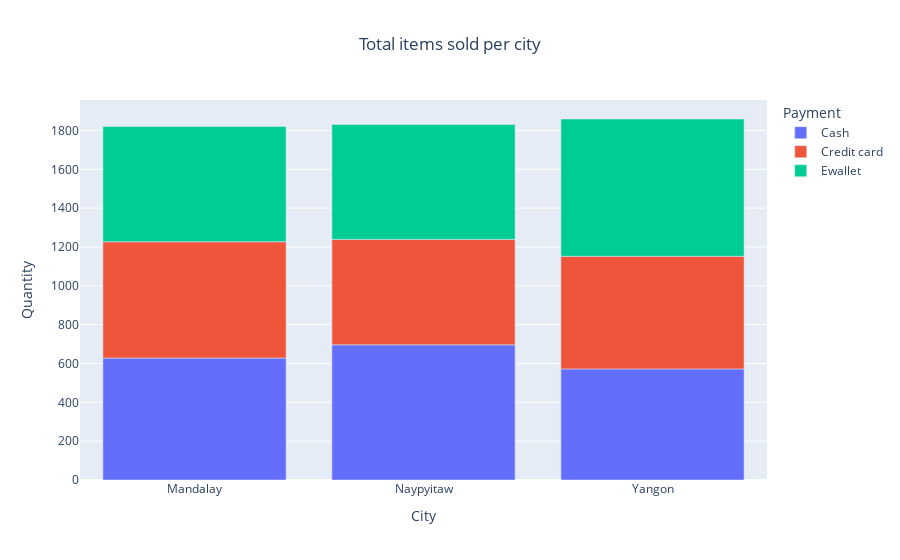

Notebook code cell kept with this figure:
### Code cell
fig = px.bar(total_items_sold_per_city, x='City', y= 'Quantity', color='Payment', title = 'Total items sold per city')
fig.update_layout(title_x=0.5)
fig.show()

### Figure 1 — Plotly figure (JSON) as saved in the notebook; plotly's stock layout.template omitted (floating-point values rounded to 4 significant figures)
{"data": [{"alignmentgroup": "True", "hovertemplate": "Payment=Cash<br>City=%{x}<br>Quantity=%{y}<extra></extra>", "legendgroup": "Cash", "marker": {"color": "#636efa", "pattern": {"shape": ""}}, "name": "Cash", "offsetgroup": "Cash", "orientation": "v", "showlegend": true, "textposition": "auto", "type": "bar", "x": ["Mandalay", "Naypyitaw", "Yangon"], "xaxis": "x", "y": [628, 696, 572], "yaxis": "y"}, {"alignmentgroup": "True", "hovertemplate": "Payment=Credit card<br>City=%{x}<br>Quantity=%{y}<extra></extra>", "legendgroup": "Credit card", "marker": {"color": "#EF553B", "pattern": {"shape": ""}}, "name": "Credit card", "offsetgroup": "Credit card", "orientation": "v", "showlegend": true, "textposition": "auto", "type": "bar", "x": ["Mandalay", "Naypyitaw", "Yangon"], "xaxis": "x", "y": [599, 543, 580], "yaxis": "y"}, {"alignmentgroup": "True", "hovertemplate": "Payment=Ewallet<br>City=%{x}<br>Quantity=%{y}<extra></extra>", "legendgroup": "Ewallet", "marker": {"color": "#00cc96", "pattern": {"shape": ""}}, "name": "Ewallet", "offsetgroup": "Ewallet", "orientation": "v", "showlegend": true, "textposition": "auto", "type": "bar", "x": ["Mandalay", "Naypyitaw", "Yangon"], "xaxis": "x", "y": [593, 592, 707], "yaxis": "y"}], "layout": {"barmode": "relative", "legend": {"title": {"text": "Payment"}, "tracegroupgap": 0}, "title": {"text": "Total items sold per city", "x": 0.5}, "xaxis": {"anchor": "y", "domain": [0, 1], "title": {"text": "City"}}, "yaxis": {"anchor": "x", "domain": [0, 1], "title": {"text": "Quantity"}}}}
